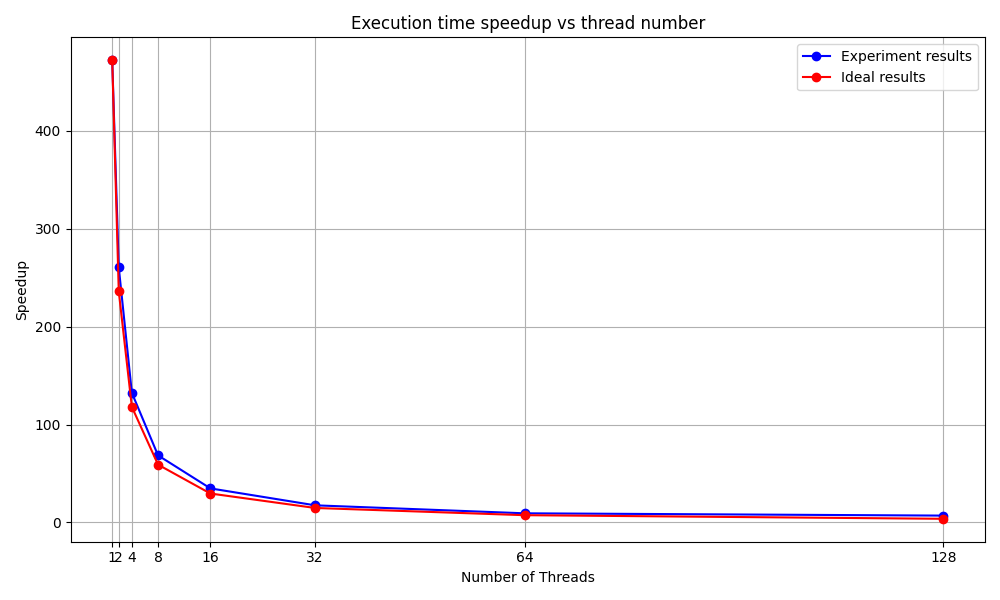

Reproduce this figure in Python.
import matplotlib.pyplot as plt

threads = [1, 2, 4, 8, 16, 32, 64, 128]
times = [
    472.162383,
    260.581648, 
    132.392202, 
    68.491152, 
    34.749140, 
    17.456178, 
    9.296636, 
    6.948887
    ]

ideal_times = [times[0]/threads[i] for i in range(len(threads))]

plt.figure(figsize=(10, 6))
plt.plot(threads, times, marker='o', linestyle='-', color='b', label="Experiment results")
plt.plot(threads, ideal_times, marker='o', linestyle='-', color='r', label="Ideal results")
plt.title('Execution time speedup vs thread number')
plt.xlabel('Number of Threads')
plt.ylabel('Speedup')
plt.grid(True)
plt.xticks(threads)
plt.tight_layout()

plt.legend()

plt.savefig('runtime.png')
plt.show()